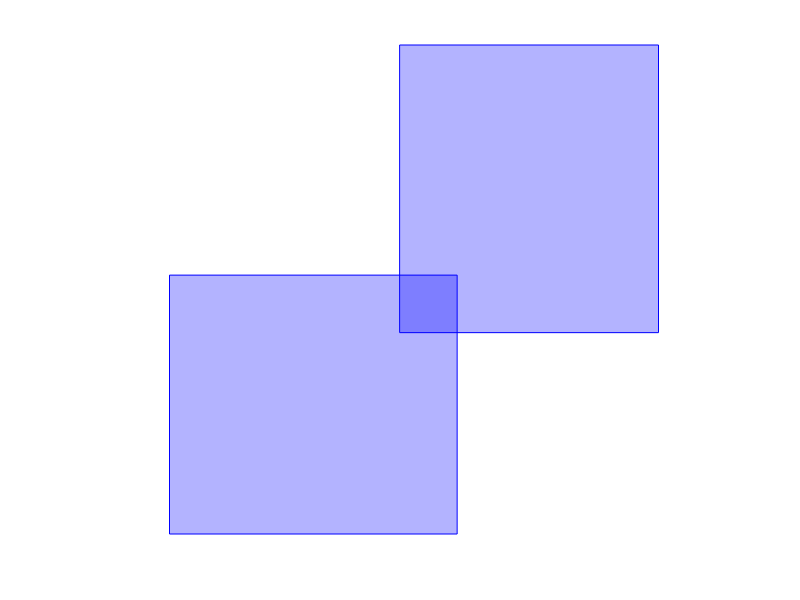

MATLAB code for this plot: (Note: this script raises an error after producing the figure.)
% A simple script to plot self-affine sets by iterating polygons
% Zhou Feng @ 2020-10-12
clc, clf, clear
tic

%% settings
% a = 3/5; b = 5/7;
a = 3/5; b = 2/3;
% a = 3/5; b = 5/7;
% a = 3/11; b = 11/13;
% a = 5/17; b = 17/19;
linearMats = {[b 0; 0 a], [a 0; 0 b]};
translations = {[0; 0], [(b+1-a)/2; (a+1-b)/2]};
shapeInit = [0 1 1 0; 0 0 1 1];

numItrs = 1; % iteration time

% plot settings
% format
showTitle = false;
fixAxisRatio = true;
colorFaces = repelem("black", numItrs+1);
alphaFaces = 0.3/(numItrs+1) * (1:1:numItrs+1);
% alphaFaces = 0.1 * ones(1, numItrs + 1);
colorEdges = repelem("black", numItrs+1);
alphaEdges = ones(1, numItrs + 1);
% figures
showItrs = false; % show intermediate iterations
showHistory = false; % plot previous iterations
saveFigures = false;
filename = "imgs/test"; % the prefix for saved files
fileExt = ".png"; % file format: .pdf, .png, .jpg, .fig
fixBoundary = true; % fix the boundary as the initial polygon
rmWhite = true;
% grid
showGrid = false;
widthGrid = 0.05;

%% Examples
% % --- Hochman's talk ----------
% % non-overlap self-similar set
% numMaps = 3;
% rotDeg = [0, 17, 60]; % unit in degree in [0, 360]
% ratios = 1/4 * ones(1, numMaps);
% linearMats = cell(1, numMaps);
% for i = 1:numMaps
%     linearMats{i} = ratios(i) * [cosd(rotDeg(i)) -sind(rotDeg(i));...
%         sind(rotDeg(i)) cosd(rotDeg(i))];
% end
% translations = {[1/10; 6/10],...
%     [1/5; 1/8],...
%     [4/5; 3/10]};
% shapeInit = [0 1 1 0;
%     0 0 1 1];

% % overlapping self-similar set
% numMaps = 3;
% rotDeg = [0, 17, 90]; % unit in degree in [0, 360]
% ratios = 1/3 * ones(1, numMaps);
% linearMats = cell(1, numMaps);
% for i = 1:numMaps
%     linearMats{i} = ratios(i) * [cosd(rotDeg(i)) -sind(rotDeg(i));...
%         sind(rotDeg(i)) cosd(rotDeg(i))];
% end
% translations = {[1.5; 0.2],...
%     [0.25; 0.4],...
%     [2.7; 0.6]};
% shapeInit = [0 3 3 0;
%              0 0 2 2];

% ---------------------------------- gaskets --------------------------------- %
% % Sierpinski gasket
% cRatio = 1/2;
% linearMats = cell(1, 3);
% for i = 1:3
%     linearMats{i} = cRatio * eye(2);
% end
% translations = {[0; 0], [cRatio; 0], [0; cRatio]};
% shapeInit = [0 1 0; 0 0 1];

% % Sierpinski gasket (self-affine)
% hRatio = 0.25;
% vRatio = 0.7;
% linearMats = {[hRatio 0; 0 vRatio],
%               [1 - hRatio 1 - hRatio - vRatio; 0 vRatio],
%               [1 - vRatio 0; 0 1 - vRatio]};
% translations = {[0; 0], [hRatio; 0], [0; vRatio]};
% shapeInit = [0 1 0; 0 0 1];

% ---------------------------------- carpets --------------------------------- %
% % Sierpinski carpet
% linearMats = cell(1, 8);
% for i = 1:8
%     linearMats{i} = 1/3 * eye(2);
% end
% translations = {[0;0], [1;0], [2;0], [0;1], [2;1], [0;2], [1;2], [2;2]};
% shapeInit = [0 3 3 0; 0 0 3 3];
%
% % Bedford-McMullen carpet
% BMselect = [0 1 0;
%         1 0 1]; % select positions
% [BMv, BMh] = size(BMselect);
% BMmat = flipud(BMselect);
% [oneRows, oneCols] = find(BMmat > 0);
% BMsize = length(oneRows);
% BMlinear = [1 / BMh 0; 0 1 / BMv];
% linearMats = cell(1, BMsize);
% translations = cell(1, BMsize);
% for i = 1:BMsize
%     linearMats{i} = BMlinear;
%     translations{i} = [(oneCols(i) - 1) * (1 / BMh); (oneRows(i) - 1) * (1 / BMv)];
% end
% shapeInit = [0 1 1 0; 0 0 1 1];

% % Baranski carpet (with possible overlaps)
% Bar_h = [0.1 0.3 0.4 0.2]; % horizontal scales
% Bar_v = [0.1 0.2 0.4 0.3]; % vertical scales
% Bar_select = [1 0 1 0;
%               0 1 0 1;
%               0 0 0 0;
%               0 0 1 0]; % select positions
% Bar_mat = flipud(Bar_select);
% [oneRows, oneCols] = find(Bar_mat > 0);
% Bar_size = length(oneRows);
% linearMats = cell(1, Bar_size);
% translations = cell(1, Bar_size);
% for i = 1:Bar_size
%     linearMats{i} = [Bar_h(oneCols(i)) 0; 0 Bar_v(oneRows(i))];
%     translations{i} = [sum(Bar_h(1:oneCols(i))) - Bar_h(oneCols(i));...
%         sum(Bar_v(1:oneRows(i))) - Bar_v(oneRows(i))];
% end
% shapeInit = [0 1 1 0; 0 0 1 1];

% --------------------------------- triangles -------------------------------- %
% % Sierpinski triangle
% cRatio = 1/2;
% linearMats = cell(1, 3);
% for i = 1:3
%     linearMats{i} = cRatio * eye(2);
% end
% translations = {[0; 0], [1-cRatio; 0], [0.5*(1-cRatio); (1-cRatio)*0.5*sqrt(3)]};
% shapeInit = [0 1 0.5; 0 0 0.5*sqrt(3)];

% % Sierpinski triangle (self-affine)
% ratio1st = 2/3;
% ratio2nd = 2/3;
% linearMats = {[ratio1st * (1 - ratio2nd) ratio1st * (2 * ratio2nd - 1) / sqrt(3);...
%     0 ratio1st * ratio2nd], ...
%     [ratio1st * (1 - ratio2nd) 0; 0 ratio1st * (1 - ratio2nd)], ...
%     [ratio1st * ratio2nd 0; 0 ratio1st * ratio2nd], ...
%     [1 - ratio1st 0; 0 1 - ratio1st], ...
%     [1/2 (1/2 - ratio1st) / sqrt(3); sqrt(3) / 2 - sqrt(3) * ratio1st 1/2]};
% translations = {[0; 0], [ratio1st * ratio2nd / 2; ratio1st * ratio2nd * sqrt(3) / 2],...
%     [ratio1st * (1 - ratio2nd); 0], ...
%     [ratio1st; 0], [ratio1st / 2; ratio1st * sqrt(3) / 2]};
% shapeInit = [0 1 0.5; 0 0 0.5 * sqrt(3)];

% ----------------------------------- dusts ---------------------------------- %
% % Cantor dust
% linearMats = cell(1, 4);
% for i = 1:4
%     linearMats{i} = 0.25 * eye(2);
% end
% translations = {[0.26; 0], ...
%     [0.75; 0.25], ...
%     [0; 0.5], ...
%     [0.5; 0.75]};
% shapeInit = [0 1 1 0; 0 0 1 1];

% % product Cantor set
% linearMats = cell(1, 4);
% for i = 1:4
%     linearMats{i} = 1/3 * eye(2);
% end
% translations = {[0; 0], [2/3; 0], [0; 2/3], [2/3; 2/3]};
% shapeInit = [0 1 1 0; 0 0 1 1];

% ----------------------------------- misc ----------------------------------- %
% % Dim of self-affine sets is discontinuous
% ratioDimDiscts = 0.1;
% linearMats = {[0.5 0; 0 1/3], [0.5 0; 0 1/3]};
% translations = {[0; 2/3], [ratioDimDiscts; 0]};
% shapeInit = [0 1 1 0; 0 0 1 1];

% % attenna
% linearMats = {[0.25 0; 0 0.25], [0.25 0; 0 0.25], [0.25 0; 0 0.25],...
%               [0.25 0; 0 0.25], [0.5 0; 0 0.5]};
% translations = {[0; 0], [0.75; 0], [0.75; 0.75], [0; 0.75], [0.25; 0.25]};
% shapeInit = [0 1 1 0; 0 0 1 1];

% % Overlapping carpet with symmetric ratios
% a = 3/5; b = 5/7;
% linearMats = {[b 0; 0 a], [a 0; 0 b]};
% translations = {[0; 0], [(b+1-a)/2; (a+1-b)/2]};
% shapeInit = [0 1 1 0; 0 0 1 1];

% % An exmple for saturation on the diagonal direction
% lambda = 5/7; n = 5;
% if lambda < 1/sqrt(2) || lambda^n >= 1/3
%     warning("This is not an example of saturation on diagonal.")
% end
% ratio = lambda ^ n;
% lambdaPowers = zeros(1, n);
% for i = 1:n
%     lambdaPowers(i) = lambda ^ (i-1);
% end
% numMaps = 2 ^ n;
% linearMats = cell(1, numMaps);
% translations = cell(1, numMaps);
% curMap = 1;
% curNode = zeros(1, n);
% while curNode(end) <= 1
%     % assign the map
%     linearMats{curMap} = ratio * eye(2);
%     translations{curMap} = [dot(curNode, lambdaPowers);...
%         dot(curNode, lambdaPowers)];
%     if curMap == 1
%         translations{curMap} = [dot(ones(1,n), lambdaPowers); 0];
%     end
%     if curMap == numMaps
%         translations{curMap} = [0; dot(ones(1,n), lambdaPowers)];
%     end
%     curMap = curMap + 1;
%     % update node
%     curNode(1) = curNode(1) + 1;
%     i = 1;
%     while curNode(i) > 1 && i < n
%         curNode(i) = 0;
%         curNode(i+1) = curNode(i+1) + 1;
%         i = i + 1;
%     end
% end
% shapeInit = [0 1/(1 - lambda) 1/(1 - lambda) 0;...
%              0 0 1/(1 - lambda) 1/(1 - lambda)];

% % graph of limit Rademacher function
% lambda = (sqrt(5) - 1)/2; % lambda in (1/2, 1)
% linearMats = {[1/2 0; 0 lambda], [1/2 0; 0 lambda]};
% translations = {[0; -1], [1/2; 1]};
% shapeInit = [0 1 1 0; -1/(1-lambda) -1/(1-lambda) 1/(1-lambda) 1/(1-lambda)];

%% Error handling
isCompactible = false;

if length(linearMats) == length(translations)
    isCompactible = true;
end

if ~isCompactible
    error('Illegal settings. Dimensions of the parameters does not match!')
end

% generate params
spaceDim = 2;
numInitFaces = 1;
sizeIFS = length(linearMats);
numInitPts = size(shapeInit, 2);
shapeInitFaces = 1:numInitPts;

% colors
colorsRGB = {[0 0.4470 0.7410],...
    [0.8500 0.3250 0.0980],...
    [0.9290 0.6940 0.1250],...
    [0.4940 0.1840 0.5560],...
    [0.4660 0.6740 0.1880],...
    [0.3010 0.7450 0.9330],...
    [0.6350 0.0780 0.1840]};

%% Generate points
ptsInit = shapeInit;
ptsNow = ptsInit;
sizeNow = numInitPts;
ptsTotal = cell(numItrs + 1, 1);
ptsTotal{1} = ptsInit;

for levelNow = 1:numItrs

    ptsTmp = zeros(spaceDim, sizeNow * sizeIFS);

    for indexFct = 1:sizeIFS
        ptsTmp(:, (indexFct - 1) * sizeNow + 1:indexFct * sizeNow) = ...
            linearMats{indexFct} * ptsNow + translations{indexFct};
    end

    ptsNow = ptsTmp;
    sizeNow = size(ptsNow, 2);

    ptsTotal{levelNow + 1} = ptsNow;
end

%% Plot
numShapes = sizeNow / numInitPts;
startF = numItrs + 1;
if showItrs
    startF = 1;
end
for f = startF:numItrs +1
    if showItrs
        figure(f)
    else
        figure(1)
    end

    startPlot = 1;
    if ~showHistory
        startPlot = f;
    end
    if fixBoundary
        for i = 1
            sizeTmp = size(ptsTotal{i}, 2);
            numShapesTmp = sizeTmp / numInitPts;
            facesPlot = kron(ones(numShapesTmp, 1), shapeInitFaces) + ...
                kron((0:(numShapesTmp - 1))' * numInitPts, ones(numInitFaces, 1));
            patch('Faces', facesPlot, ...
                'Vertices', ptsTotal{i}', ...
                'FaceColor', 'w', ...
                'EdgeColor', 'w')
            hold on
        end
    end
    for i = startPlot:f
        sizeTmp = size(ptsTotal{i}, 2);
        numShapesTmp = sizeTmp / numInitPts;
        facesPlot = kron(ones(numShapesTmp, 1), shapeInitFaces) + ...
            kron((0:(numShapesTmp - 1))' * numInitPts, ones(numInitFaces, 1));
        patch('Faces', facesPlot, ...
            'Vertices', ptsTotal{i}', ...
            'FaceColor', colorFaces(i), ...
            'FaceAlpha', alphaFaces(i),...
            'EdgeColor', colorEdges(i), ...
            'EdgeAlpha', alphaEdges(i))
        hold on
    end
    set(gca, 'XColor', 'none', 'YColor', 'none')
    if showGrid
        grid on
        set(gca, 'xtick', min(shapeInit(1,:)):widthGrid:max(shapeInit(1,:)))
        set(gca, 'ytick', min(shapeInit(2,:)):widthGrid:max(shapeInit(2,:)))
    end
    if fixAxisRatio
        axis image
    end
    if showTitle
        title(['Iteration time = ', num2str(f)], 'Interpreter', 'latex');
    end
    if saveFigures
        if ~rmWhite
            saveas(gcf, filename + "-itr" + num2str(f-1) + fileExt)
        else
            exportgraphics(gcf, filename + "-itr" + num2str(f-1) + fileExt,...
                'BackgroundColor', 'none')
        end
    end
end


%% show param
countPtsTotal = sizeNow;
countShapesTotal = numShapes;
tableResults = table(countPtsTotal, countShapesTotal);
disp(tableResults)
